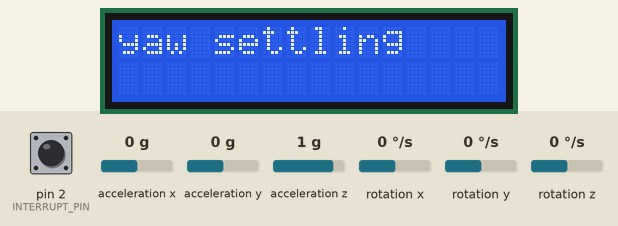
Recording of a sketch running on a simulated Arduino Uno, built with avr-gcc and run on an emulated ATmega328P. Shown: 16×2 character LCD. The inputs (shaded band) are chosen by the test bench; at power-on: pin 2 (INTERRUPT_PIN) LOW, acceleration x 0 g, acceleration y 0 g, acceleration z 1 g, rotation x 0 °/s, rotation y 0 °/s, rotation z 0 °/s. The sensor or clock chip raises its interrupt line as the real part does; what the sketch prints to the serial monitor is not drawn.

Above: at 0.1 s.
At 20.6 s:
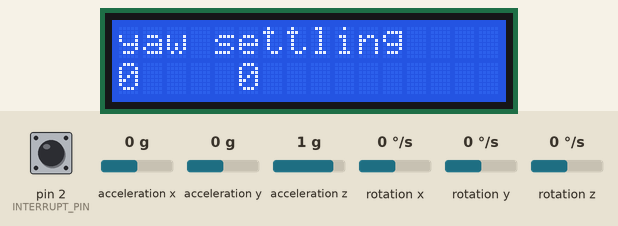

The sketch:

imu-i2cdev_test-spinonly.ino
```cpp
#include "I2Cdev.h"
#include "MPU6050_6Axis_MotionApps20.h"
MPU6050 mpu;
#define INTERRUPT_PIN 2  // use pin 2 on Arduino Uno & most boards

#include <LiquidCrystal.h>
LiquidCrystal lcd(12, 11, 6, 5, 4, 3);

// MPU control/status vars
bool dmpReady = false;  // set true if DMP init was successful
uint8_t mpuIntStatus;   // holds actual interrupt status byte from MPU
uint8_t devStatus;      // return status after each device operation (0 = success, !0 = error)
uint16_t packetSize;    // expected DMP packet size (default is 42 bytes)
uint16_t fifoCount;     // count of all bytes currently in FIFO
uint8_t fifoBuffer[64]; // FIFO storage buffer

// orientation/motion vars
Quaternion q;           // [w, x, y, z]         quaternion container
VectorInt16 aa;         // [x, y, z]            accel sensor measurements
VectorInt16 aaReal;     // [x, y, z]            gravity-free accel sensor measurements
VectorInt16 aaWorld;    // [x, y, z]            world-frame accel sensor measurements
VectorFloat gravity;    // [x, y, z]            gravity vector
float euler[3];         // [psi, theta, phi]    Euler angle container
float ypr[3];           // [yaw, pitch, roll]   yaw/pitch/roll container and gravity vector

volatile bool mpuInterrupt = false;     // indicates whether MPU interrupt pin has gone high
void dmpDataReady() {
    mpuInterrupt = true;
}

int stage = 99;    //on floor
const int m = 134;  // one metre
unsigned long oldtime = 0;
unsigned long oldyaw = 0;

void setup() {
    lcd.begin(16, 2);
    lcd.print("yaw settling");
    Serial.begin(57600);    // begin talking to the motor controller
    setupimu();
    delay(20000);
    Serial.print("#Sb025,025");
}


void loop() {
    //int oldencodervalue = 0;
    if (!dmpReady) return;
    updateimu();

    while (!mpuInterrupt && fifoCount < packetSize) {
      int pitch = (int)(ypr[1] * 180/M_PI);
      int yaw = (int)(ypr[0] * 180/M_PI);
      lcd.setCursor(0, 1);
      lcd.print(yaw);
      lcd.print("   ");
      lcd.setCursor(5, 1);
      lcd.print(pitch);
      lcd.print("     ");
      if ((stage == 0) && (abs(pitch) > 15)){
          stage = 1;    // on ramp
          Serial.print("#Sb025,025");
      }
      if ((stage == 1) && (abs(pitch) < 15)){
          stage = 2;    // on top of ramp
          Serial.print("#Sb025,025");
          oldtime = millis();
      }
       if ((stage == 2) && (millis() > (oldtime+1)))
      {
        stage = 3;
        oldtime = millis();
       Serial.print("#Sb000,000");
      }

      if ((stage == 99) && (millis < 20000))
      {

      }

      if ((stage == 3) && (millis() > (oldtime+5000)))
      {
        stage = 4;
        oldtime = millis();
        oldyaw = yaw;
        Serial.print("#d1f");
        Serial.print("#d2r");
        Serial.print("#Sb025,025");
      }
      if ((stage == 4) && (yaw == oldyaw-1) && (millis() > (oldtime+1000)))
     {
      Serial.print("#Sb000,000");
     }

    }
}

void setupimu()
{
    Wire.begin();
    Wire.setClock(400000); // 400kHz I2C clock.

    //Serial.begin(115200);

    //Serial.println(F("Initializing I2C devices..."));
    mpu.initialize();
    pinMode(INTERRUPT_PIN, INPUT);

    //Serial.println(F("Testing device connections..."));
    //Serial.println(mpu.testConnection() ? F("MPU6050 connection successful") : F("MPU6050 connection failed"));

    //Serial.println(F("Initializing DMP..."));
    devStatus = mpu.dmpInitialize();

    // supply your own gyro offsets here, scaled for min sensitivity
    mpu.setXGyroOffset(220);
    mpu.setYGyroOffset(76);
    mpu.setZGyroOffset(-85);
    mpu.setZAccelOffset(1788); // 1688 factory default for my test chip

    // make sure it worked (returns 0 if so)
    if (devStatus == 0) {
        //Serial.println(F("Enabling DMP..."));
        mpu.setDMPEnabled(true);

        //Serial.println(F("Enabling interrupt detection (Arduino external interrupt 0)..."));
        attachInterrupt(digitalPinToInterrupt(INTERRUPT_PIN), dmpDataReady, RISING);
        mpuIntStatus = mpu.getIntStatus();

        //Serial.println(F("DMP ready! Waiting for first interrupt..."));
        dmpReady = true;

        // get expected DMP packet size for later comparison
        packetSize = mpu.dmpGetFIFOPacketSize();
    } else {
        // ERROR!
        // 1 = initial memory load failed
        // 2 = DMP configuration updates failed
        //Serial.print(F("DMP Initialization failed (code "));
        //Serial.print(devStatus);
        //Serial.println(F(")"));
    }
}

void updateimu()
{
  // reset interrupt flag and get INT_STATUS byte
    mpuInterrupt = false;
    mpuIntStatus = mpu.getIntStatus();

    // get current FIFO count
    fifoCount = mpu.getFIFOCount();

    // check for overflow (this should never happen unless our code is too inefficient)
    if ((mpuIntStatus & 0x10) || fifoCount == 1024) {
        // reset so we can continue cleanly
        mpu.resetFIFO();
        //Serial.println(F("FIFO overflow!"));

    // otherwise, check for DMP data ready interrupt (this should happen frequently)
    } else if (mpuIntStatus & 0x02) {
        // wait for correct available data length, should be a VERY short wait
        while (fifoCount < packetSize) fifoCount = mpu.getFIFOCount();

        // read a packet from FIFO
        mpu.getFIFOBytes(fifoBuffer, packetSize);

        // track FIFO count here in case there is > 1 packet available
        // (this lets us immediately read more without waiting for an interrupt)
        fifoCount -= packetSize;

        mpu.dmpGetQuaternion(&q, fifoBuffer);
        mpu.dmpGetGravity(&gravity, &q);
        mpu.dmpGetYawPitchRoll(ypr, &q, &gravity);
        //Serial.print("ypr\t");
        //Serial.print(ypr[0] * 180/M_PI);
        //Serial.print("\t");
        //Serial.print(ypr[1] * 180/M_PI);
        //Serial.print("\t");
        //Serial.println(ypr[2] * 180/M_PI);

    }
}

long unsigned int readEncoder (int side) {
  long unsigned int encoder = 0;

  // request the encoder value for motor 1 (assuming 1=2)
  if (side == 1)
  {
     Serial.write("#e1");
  }
  else
  {
    Serial.write("#e2");
  }

  // wait breifly for response
  delay(50);

  encoder = Serial.read();
  encoder += (Serial.read()<<8);
  encoder += (Serial.read()<<16);
  encoder += (Serial.read()<<24);
  return encoder;
}
```
